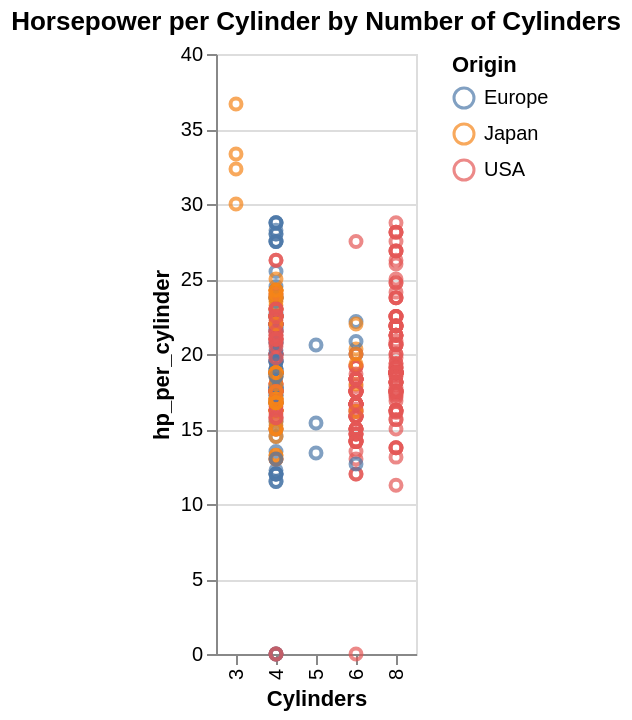

Here is the notebook cell this chart was saved with:
### Code cell
# Example 2: Calculate new fields
# Create a new field: Horsepower per cylinder

calculated_chart = alt.Chart(cars).mark_point().encode(
    x='Cylinders:O',
    y='hp_per_cylinder:Q',
    color='Origin',
    tooltip=['Name', 'Horsepower', 'Cylinders', 'hp_per_cylinder:Q']
).transform_calculate(
    # Create new calculated field
    hp_per_cylinder='datum.Horsepower / datum.Cylinders'
).properties(
    title='Horsepower per Cylinder by Number of Cylinders'
)

calculated_chart

### Figure 1 — Vega-Lite specification as saved in the notebook (floating-point values rounded to 4 significant figures; data arrays with more than 128 entries replaced by an {"elided": "..."} marker saying what was removed)
{"config": {"view": {"continuousWidth": 300, "continuousHeight": 300}}, "data": {"name": "data-583e73726c1545c56c203344161a975c"}, "mark": {"type": "point"}, "encoding": {"color": {"field": "Origin", "type": "nominal"}, "tooltip": [{"field": "Name", "type": "nominal"}, {"field": "Horsepower", "type": "quantitative"}, {"field": "Cylinders", "type": "quantitative"}, {"field": "hp_per_cylinder", "type": "quantitative"}], "x": {"field": "Cylinders", "type": "ordinal"}, "y": {"field": "hp_per_cylinder", "type": "quantitative"}}, "title": "Horsepower per Cylinder by Number of Cylinders", "transform": [{"calculate": "datum.Horsepower / datum.Cylinders", "as": "hp_per_cylinder"}], "$schema": "https://vega.github.io/schema/vega-lite/v5.20.1.json", "datasets": {"data-583e73726c1545c56c203344161a975c": {"elided": "406 records"}}}
